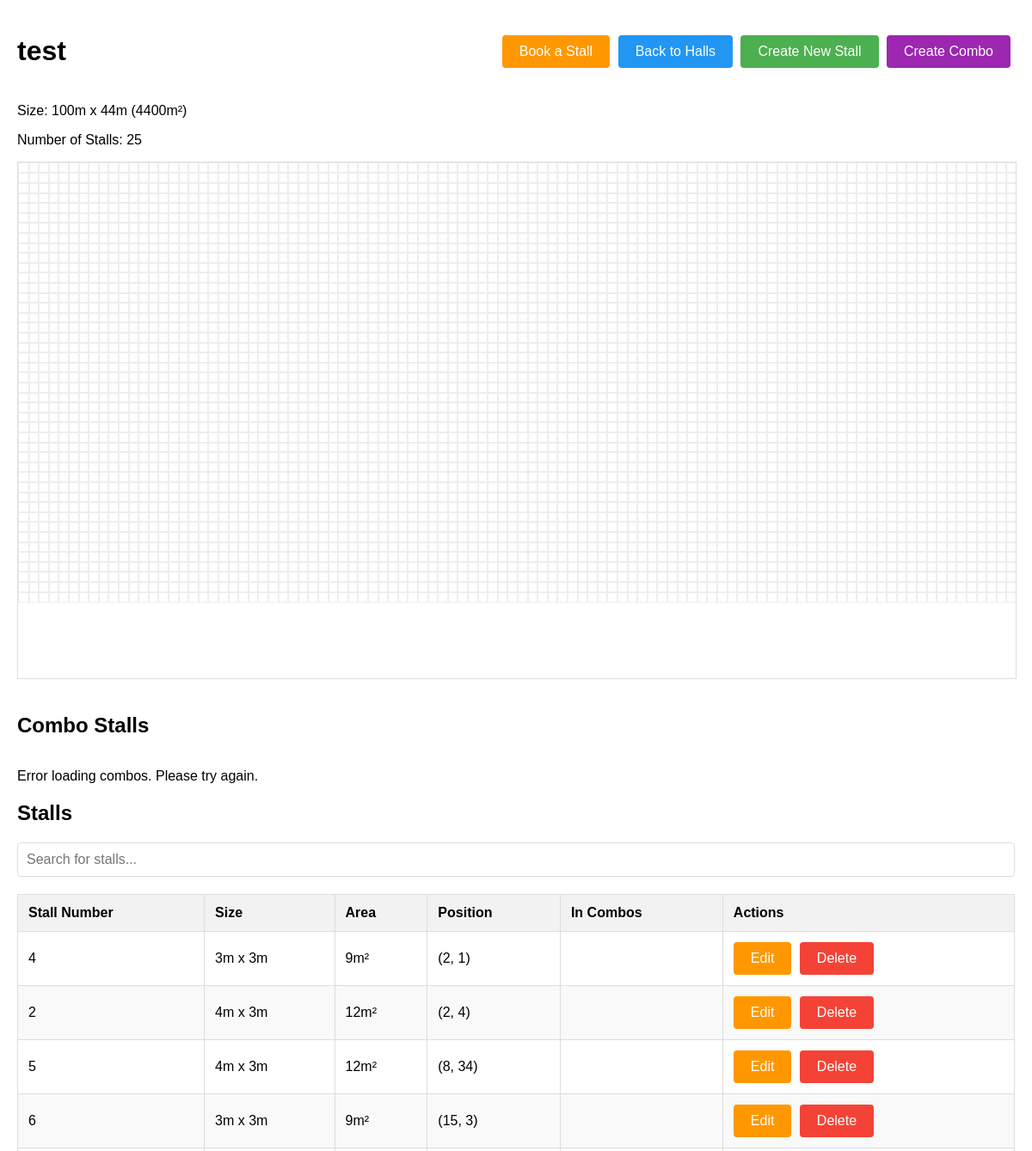
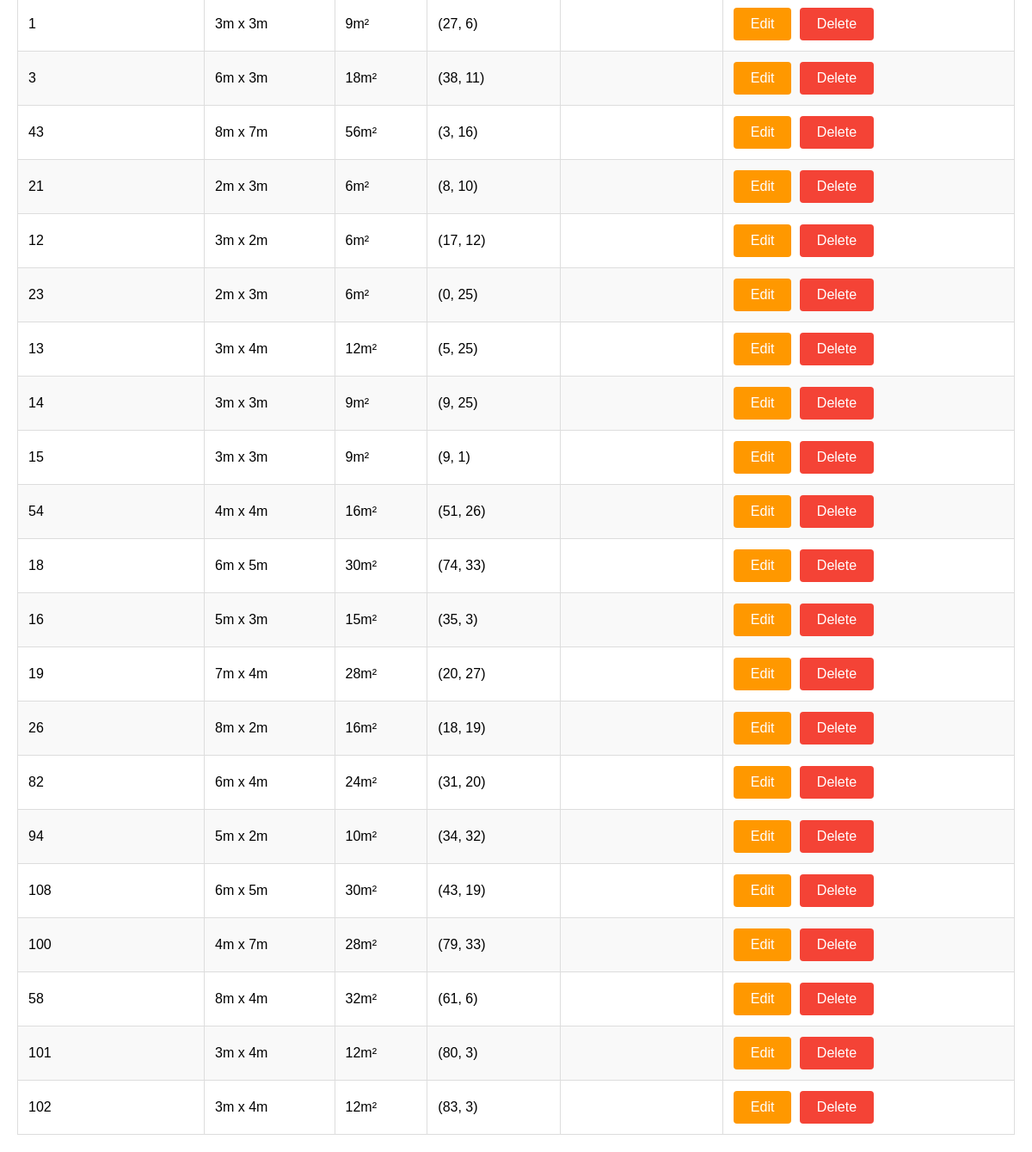
/halls/1/, run on an earlier commit of the app's database (2 pictures, top to bottom).
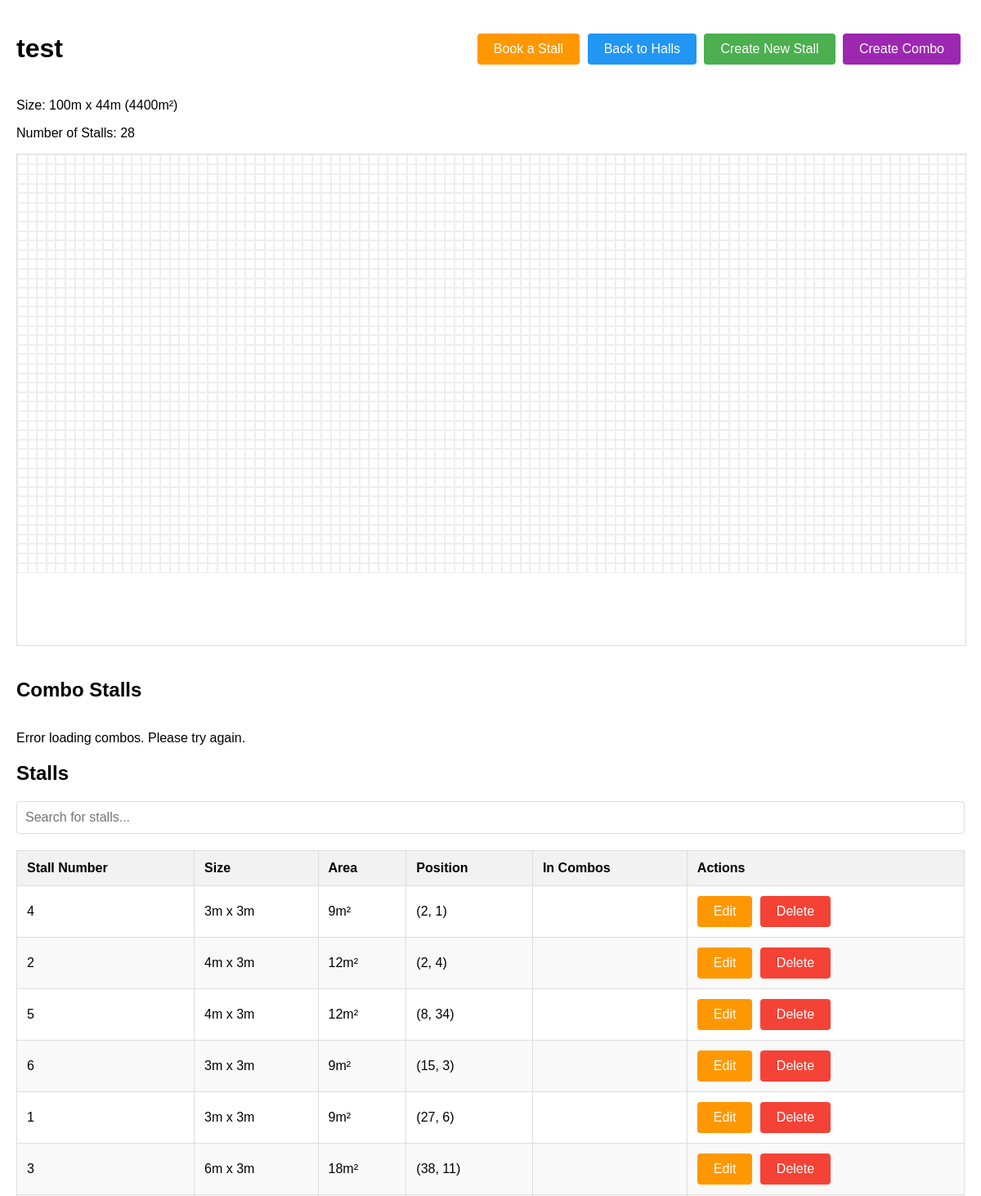
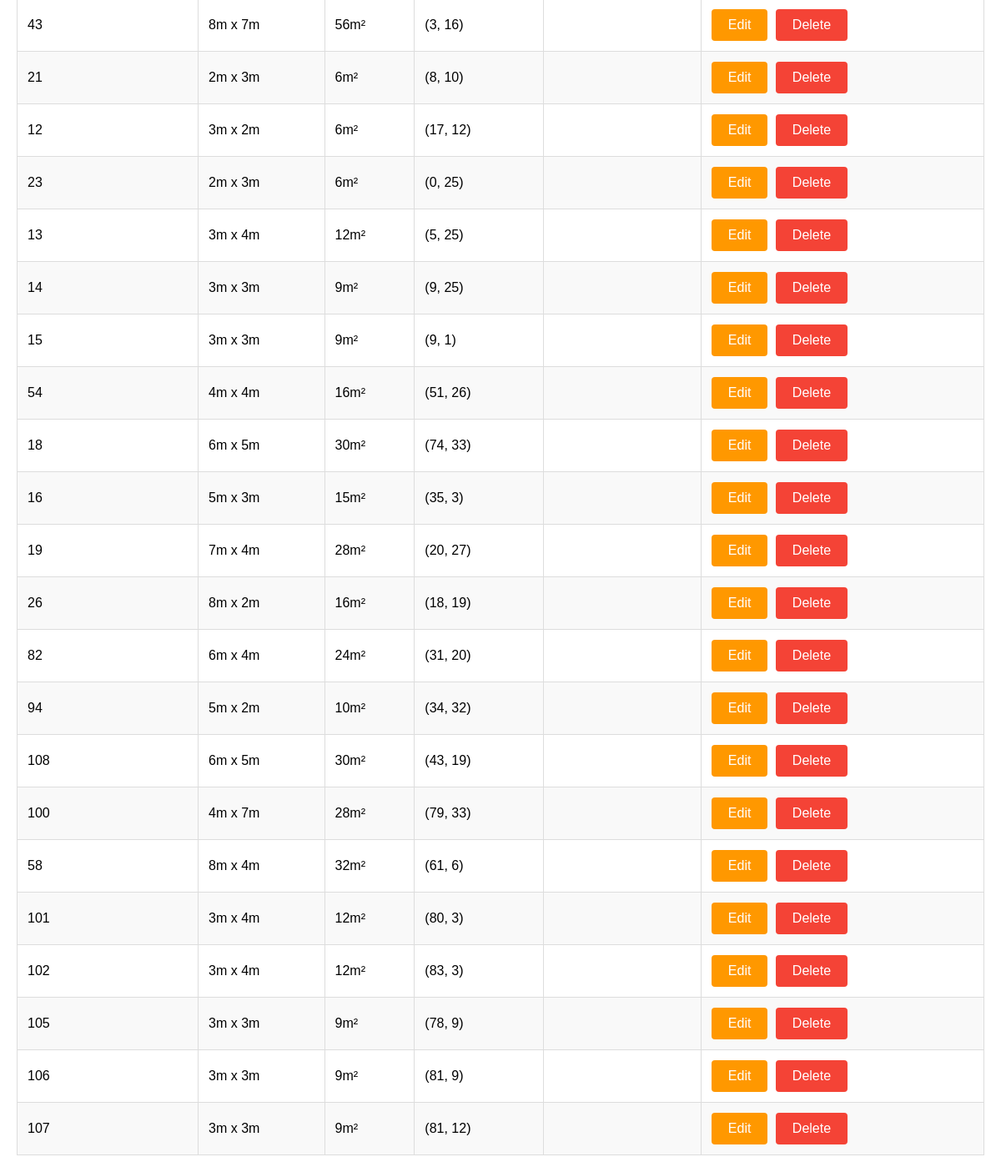
And on a later commit of the database (2 pictures, top to bottom).
### halls/models.py (models this page shows, shortened)
class Hall(models.Model):
    name = models.CharField(max_length=100)
    length = models.IntegerField(help_text="Length in meters")
    breadth = models.IntegerField(help_text="Breadth in meters")
    @property
    def total_area(self):
        return self.length * self.breadth

class Stall(models.Model):
    STATUS_CHOICES = [
        ('available', 'Available'),
        ('booked', 'Booked'),
    ]
    hall = models.ForeignKey(Hall, on_delete=models.CASCADE, related_name='stalls')
    stall_number = models.CharField(max_length=20)
    x_start = models.IntegerField()
    y_start = models.IntegerField()
    width = models.IntegerField()
    height = models.IntegerField()
    selected_boxes = models.JSONField(default=list)
    status = models.CharField(max_length=20, choices=STATUS_CHOICES, default='available')
    price = models.DecimalField(max_digits=10, decimal_places=2, default=10.00)
    @property
    def area(self):
        return self.width * self.height

### halls/views.py (the view)
# urls.py: path('halls/<int:hall_id>/', views.hall_detail, name='hall_detail'),
def hall_detail(request, hall_id):
    hall = get_object_or_404(Hall, id=hall_id)
    stalls = hall.stalls.all()
    return render(request, 'halls/hall_detail.html', {'hall': hall, 'stalls': stalls})

### templates/halls/hall_detail.html (shortened to what this page needs)
<!DOCTYPE html>
<html lang="en">
<head>
</head>
<body>
    <div class="container">
        <div class="header">
            <h1>{{ hall.name }}</h1>
            <div>
                <a href="{% url 'stall_booking' hall.id %}" class="btn" style="background-color: #FF9800;">Book a Stall</a>
                <a href="{% url 'index' %}" class="btn" style="background-color: #2196F3;">Back to Halls</a>
                <a href="{% url 'create_stall' hall.id %}" class="btn">Create New Stall</a>
                <button id="create-combo-btn" class="btn" style="background-color: #9C27B0;">Create Combo</button>
            </div>
        </div>
        <div class="hall-info">
            <p>Size: {{ hall.length }}m x {{ hall.breadth }}m ({{ hall.total_area }}m²)</p>
            <p>Number of Stalls: {{ hall.stalls.count }}</p>
        </div>
        <div class="hall-display" id="hall-display"
             style="width: 100%; height: 600px;"
             data-hall-id="{{ hall.id }}"
             data-length="{{ hall.length }}"
             data-breadth="{{ hall.breadth }}">
        </div>
        <div class="combo-list">
            <div class="section-header">
                <h2>Combo Stalls</h2>
            </div>
            <div id="combo-table-container">
            </div>
        </div>
        <div class="stall-list">
            <h2>Stalls</h2>
            {% if stalls %}
            <div class="search-container">
                <input type="text" id="stallSearchInput" placeholder="Search for stalls..." class="search-input">
            </div>
            <table class="stall-table" id="stallTable">
                <thead>
                    <tr>
                        <th>Stall Number</th>
                        <th>Size</th>
                        <th>Area</th>
                        <th>Position</th>
                        <th>In Combos</th>
                        <th>Actions</th>
                    </tr>
                </thead>
                <tbody>
                    {% for stall in stalls %}
                    <tr data-stall-id="{{ stall.id }}">
                        <td>{{ stall.stall_number }}</td>
                        <td>{{ stall.width }}m x {{ stall.height }}m</td>
                        <td>{{ stall.area }}m²</td>
                        <td>({{ stall.x_start }}, {{ stall.y_start }})</td>
                        <td class="stall-combos"></td>
                        <td>
                            <button class="btn btn-warning edit-stall-btn" data-stall-id="{{ stall.id }}" data-stall-number="{{ stall.stall_number }}">Edit</button>
                            <a href="{% url 'delete_stall' hall.id stall.id %}" class="btn btn-danger" onclick="return confirm('Are you sure you want to delete this stall?')">Delete</a>
                        </td>
                    </tr>
                    {% endfor %}
                </tbody>
            </table>
            {% else %}
            <p>No stalls created yet. Create a new stall to get started.</p>
            {% endif %}
        </div>
    </div>
</body>
</html>

What changed in the data, as far as the page shows it:
computed for Hall "test": stalls.count "25" → "28"
added Stall: stall_number "105", width "3", height "3", area "9", x_start "78", y_start "9"
added Stall: stall_number "106", width "3", height "3", area "9", x_start "81", y_start "9"
added Stall: stall_number "107", width "3", height "3", area "9", x_start "81", y_start "12"
